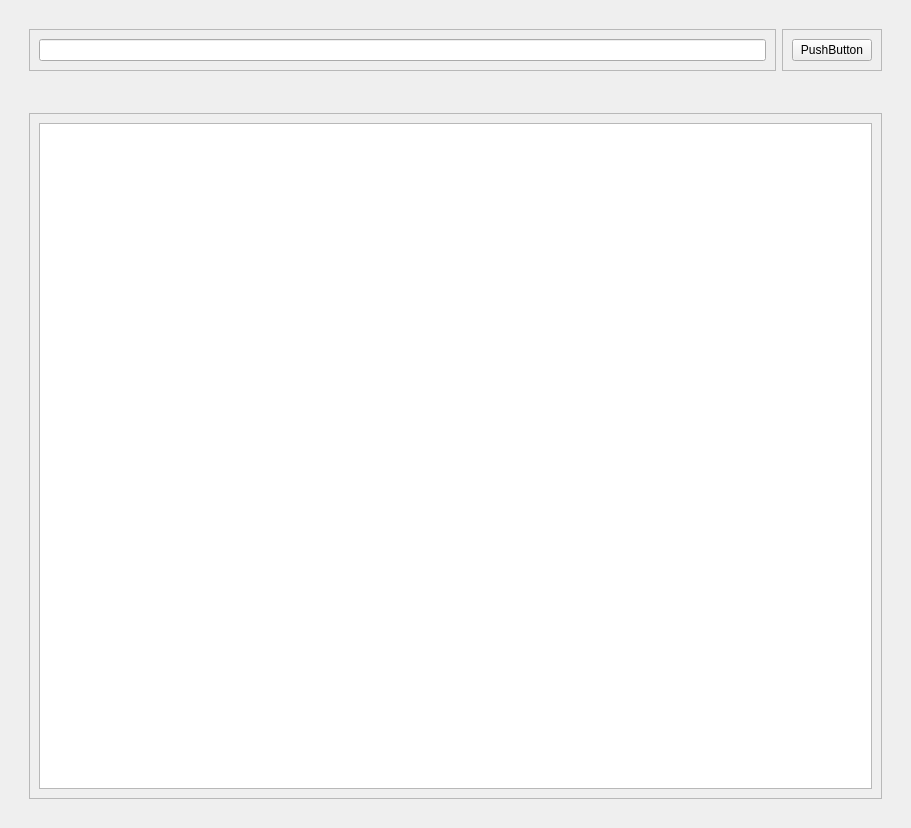
<?xml version="1.0" encoding="UTF-8"?>
<ui version="4.0">
 <class>table</class>
 <widget class="QWidget" name="table">
  <property name="geometry">
   <rect>
    <x>0</x>
    <y>0</y>
    <width>911</width>
    <height>828</height>
   </rect>
  </property>
  <property name="sizePolicy">
   <sizepolicy hsizetype="Expanding" vsizetype="Expanding">
    <horstretch>0</horstretch>
    <verstretch>0</verstretch>
   </sizepolicy>
  </property>
  <property name="windowTitle">
   <string>Form</string>
  </property>
  <layout class="QVBoxLayout" name="verticalLayout">
   <item>
    <widget class="QWidget" name="widget" native="true">
     <property name="sizePolicy">
      <sizepolicy hsizetype="Preferred" vsizetype="Preferred">
       <horstretch>0</horstretch>
       <verstretch>0</verstretch>
      </sizepolicy>
     </property>
     <layout class="QVBoxLayout" name="verticalLayout_3">
      <item>
       <widget class="QWidget" name="widget_3" native="true">
        <layout class="QHBoxLayout" name="horizontalLayout_2">
         <item>
          <widget class="QFrame" name="frame_2">
           <property name="frameShape">
            <enum>QFrame::StyledPanel</enum>
           </property>
           <property name="frameShadow">
            <enum>QFrame::Raised</enum>
           </property>
           <layout class="QHBoxLayout" name="horizontalLayout_3">
            <item>
             <widget class="QLineEdit" name="lineEdit"/>
            </item>
           </layout>
          </widget>
         </item>
         <item>
          <widget class="QFrame" name="frame_3">
           <property name="frameShape">
            <enum>QFrame::StyledPanel</enum>
           </property>
           <property name="frameShadow">
            <enum>QFrame::Raised</enum>
           </property>
           <layout class="QHBoxLayout" name="horizontalLayout_4">
            <item>
             <widget class="QPushButton" name="pushButton_2">
              <property name="text">
               <string>PushButton</string>
              </property>
             </widget>
            </item>
           </layout>
          </widget>
         </item>
        </layout>
       </widget>
      </item>
     </layout>
    </widget>
   </item>
   <item>
    <widget class="QWidget" name="widget_2" native="true">
     <property name="sizePolicy">
      <sizepolicy hsizetype="Expanding" vsizetype="Expanding">
       <horstretch>0</horstretch>
       <verstretch>0</verstretch>
      </sizepolicy>
     </property>
     <layout class="QVBoxLayout" name="verticalLayout_2">
      <item>
       <widget class="QWidget" name="widget_4" native="true">
        <layout class="QVBoxLayout" name="verticalLayout_4">
         <item>
          <widget class="QFrame" name="frame">
           <property name="frameShape">
            <enum>QFrame::StyledPanel</enum>
           </property>
           <property name="frameShadow">
            <enum>QFrame::Raised</enum>
           </property>
           <layout class="QHBoxLayout" name="horizontalLayout">
            <item>
             <widget class="QTableView" name="tableView"/>
            </item>
           </layout>
          </widget>
         </item>
        </layout>
       </widget>
      </item>
     </layout>
    </widget>
   </item>
  </layout>
 </widget>
 <resources/>
 <connections/>
</ui>
